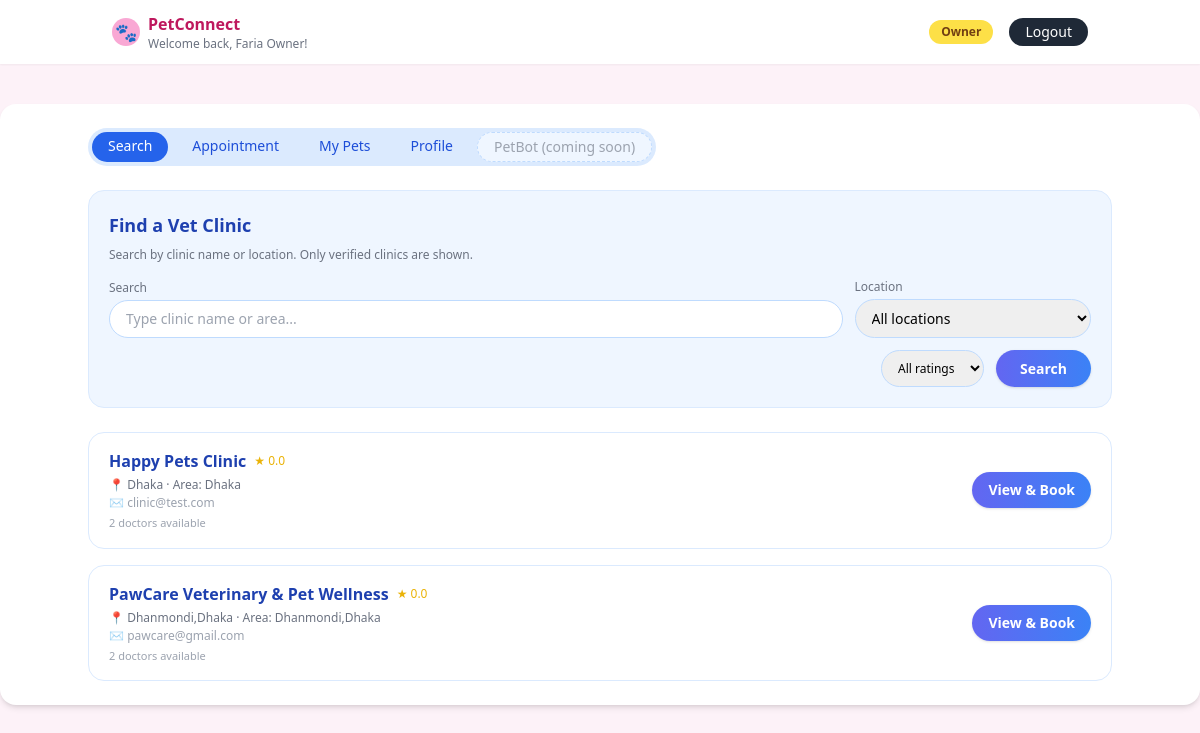
Screenshot of /owner/search (signed in) with the database file from the repository.
### tables this page shows
CREATE TABLE clinics (
    id INTEGER PRIMARY KEY AUTOINCREMENT,
    user_id INTEGER NOT NULL UNIQUE,
    name TEXT NOT NULL,
    license_number TEXT NOT NULL,
    email TEXT NOT NULL,
    contact_number TEXT NOT NULL,
    location TEXT NOT NULL,
    FOREIGN KEY (user_id) REFERENCES users(id)
);

### app.py (the view, shortened to what this page needs)
@app.route("/owner/search")
def owner_search():
    guard = _require_owner()
    if guard:
        return guard
    q = (request.args.get("q") or "").strip()
    location_filter = (request.args.get("location") or "").strip()
    rating_filter = (request.args.get("rating") or "").strip()
    conn = _get_conn()
    cur = conn.cursor()
    cur.execute("SELECT DISTINCT location FROM clinics ORDER BY location")
    locations = [row["location"] for row in cur.fetchall() if row["location"]]
    sql = """
        SELECT
            c.*,
            u.clinic_location,
            COALESCE(AVG(d.rating), 0) AS clinic_rating,
            COUNT(d.id)                AS doctor_count
        FROM clinics c
        JOIN users u   ON c.user_id = u.id
        LEFT JOIN doctors d ON d.clinic_id = c.id
        WHERE u.is_verified = 1
    """
    params = []
    if q:
        sql += " AND (LOWER(c.name) LIKE ? OR LOWER(c.location) LIKE ?)"
        like_q = f"%{q.lower()}%"
        params.extend([like_q, like_q])
    if location_filter and location_filter.lower() != "all":
        sql += " AND c.location = ?"
        params.append(location_filter)
    sql += " GROUP BY c.id ORDER BY c.name"
    cur.execute(sql, params)
    clinics = cur.fetchall()
    conn.close()
    def passes_rating(c):
        if not rating_filter or rating_filter == "all":
            return True
    clinics = [c for c in clinics if passes_rating(c)]
    return render_template(
        "owner_search.html",
        clinics=clinics,
        locations=locations,
        q=q,
        location_filter=location_filter,
        rating_filter=rating_filter,
    )

### app.py (called while the page is built)
def _get_conn():
    conn = _sqlite3.connect(DB_PATH)
    conn.row_factory = _sqlite3.Row
    return conn

def _require_owner():
    if not session.get("user_id") or session.get("role") != "owner":
        flash("Please log in as a pet owner to access this page.", "warning")
        return redirect(url_for("login"))
    return None

### templates/owner_search.html (shortened to what this page needs)
{% extends "base.html" %}
{% block content %}
<div class="max-w-5xl mx-auto">
  <div class="flex items-center justify-between mb-6">
    <div class="flex space-x-2 bg-blue-100 rounded-full px-1 py-1 text-sm">
      <a href="{{ url_for('owner_search') }}"
         class="px-4 py-1 rounded-full bg-blue-600 text-white">
        Search
      </a>
      <a href="{{ url_for('owner_appointments') }}"
         class="px-4 py-1 rounded-full text-blue-700 hover:bg-blue-200">
        Appointment
      </a>
      <a href="{{ url_for('owner_dashboard', tab='pets') }}"
         class="px-4 py-1 rounded-full text-blue-700 hover:bg-blue-200">
        My Pets
      </a>
      <a href="{{ url_for('owner_dashboard', tab='owner') }}"
         class="px-4 py-1 rounded-full text-blue-700 hover:bg-blue-200">
        Profile
      </a>
      <span class="px-4 py-1 rounded-full text-gray-400 bg-blue-50 border border-dashed border-blue-200">
        PetBot (coming soon)
      </span>
    </div>
  </div>
  <div class="bg-blue-50 border border-blue-100 rounded-2xl p-5 mb-6">
    <h2 class="text-lg font-semibold text-blue-800 mb-2">Find a Vet Clinic</h2>
    <p class="text-xs text-gray-500 mb-4">
      Search by clinic name or location. Only verified clinics are shown.
    </p>
    <form method="get" class="grid grid-cols-1 md:grid-cols-4 gap-3 items-end">
      <div class="md:col-span-3">
        <label class="block text-xs text-gray-500 mb-1">Search</label>
        <input type="text" name="q"
               value="{{ q or '' }}"
               placeholder="Type clinic name or area..."
               class="w-full border border-blue-200 rounded-full px-4 py-2 text-sm focus:outline-none focus:ring-2 focus:ring-blue-400">
      </div>
      <div>
        <label class="block text-xs text-gray-500 mb-1">Location</label>
        <select name="location"
                class="w-full border border-blue-200 rounded-full px-3 py-2 text-sm focus:outline-none focus:ring-2 focus:ring-blue-400">
          <option value="all">All locations</option>
        </select>
      </div>
      <div class="md:col-span-4 flex justify-end">
        <select name="rating"
                class="border border-blue-200 rounded-full px-3 py-2 text-xs mr-3 focus:outline-none focus:ring-2 focus:ring-blue-400">
          <option value="all" {% if rating_filter == 'all' %}selected{% endif %}>All ratings</option>
        </select>
        <button type="submit"
                class="px-6 py-2 rounded-full bg-gradient-to-r from-indigo-500 to-blue-500 text-white text-sm font-semibold shadow hover:shadow-md transition">
          Search
        </button>
      </div>
    </form>
  </div>
  {% if clinics and clinics|length > 0 %}
    <div class="space-y-4">
      {% for c in clinics %}
        <div class="bg-white rounded-2xl border border-blue-100 px-5 py-4 flex justify-between items-center">
          <div>
            <div class="flex items-center space-x-2">
              <h3 class="font-semibold text-blue-800">{{ c['name'] }}</h3>
              <span class="text-yellow-500 text-xs">
                ★ {{ '%.1f'|format(c['clinic_rating'] or 0) }}
              </span>
            </div>
            <p class="text-xs text-gray-500 mt-1">
              📍 {{ c['location'] }}
              {% if c['clinic_location'] %}
                · Area: {{ c['clinic_location'] }}
              {% endif %}
            </p>
            {% if c['email'] %}
              <p class="text-xs text-gray-400 mt-0.5">✉ {{ c['email'] }}</p>
            {% endif %}
            <p class="text-[11px] text-gray-400 mt-1">
              {{ c['doctor_count'] }} doctor{{ 's' if c['doctor_count'] != 1 else '' }} available
            </p>
          </div>
          <a href="{{ url_for('owner_clinic_detail', clinic_id=c['id']) }}"
             class="px-4 py-2 rounded-full bg-gradient-to-r from-indigo-500 to-blue-500 text-white text-sm font-semibold shadow hover:shadow-md transition">
            View &amp; Book
          </a>
        </div>
      {% endfor %}
    </div>
  {% else %}
    <div class="bg-white rounded-2xl border border-dashed border-blue-200 p-8 text-center text-sm text-gray-500">
      No clinics match your search yet. Try another name or location.
    </div>
  {% endif %}
</div>
{% endblock %}

### rows the page displays
clinics: name "Happy Pets Clinic", c "0.0", location "Dhaka", clinic_location "Dhaka", email "clinic@test.com", doctor_count "2", doctor_count "s"
clinics: name "PawCare Veterinary & Pet Wellness", c "0.0", location "Dhanmondi,Dhaka", clinic_location "Dhanmondi,Dhaka", email "pawcare@gmail.com", doctor_count "2", doctor_count "s"

### other values shown
{{ session.get('user_name') }} "Faria Owner"
{{ session.get('role')|capitalize }} "Owner"
